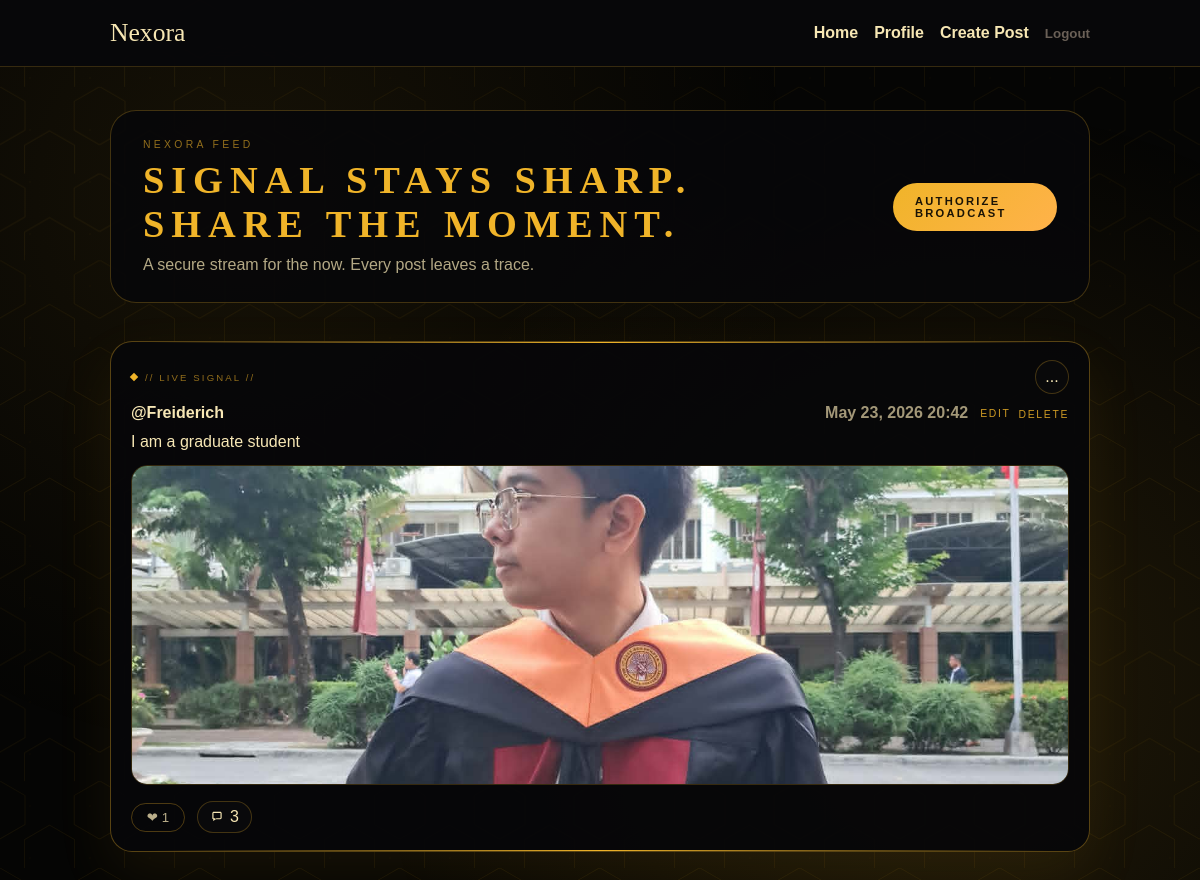
The app's page / (signed in), older data.
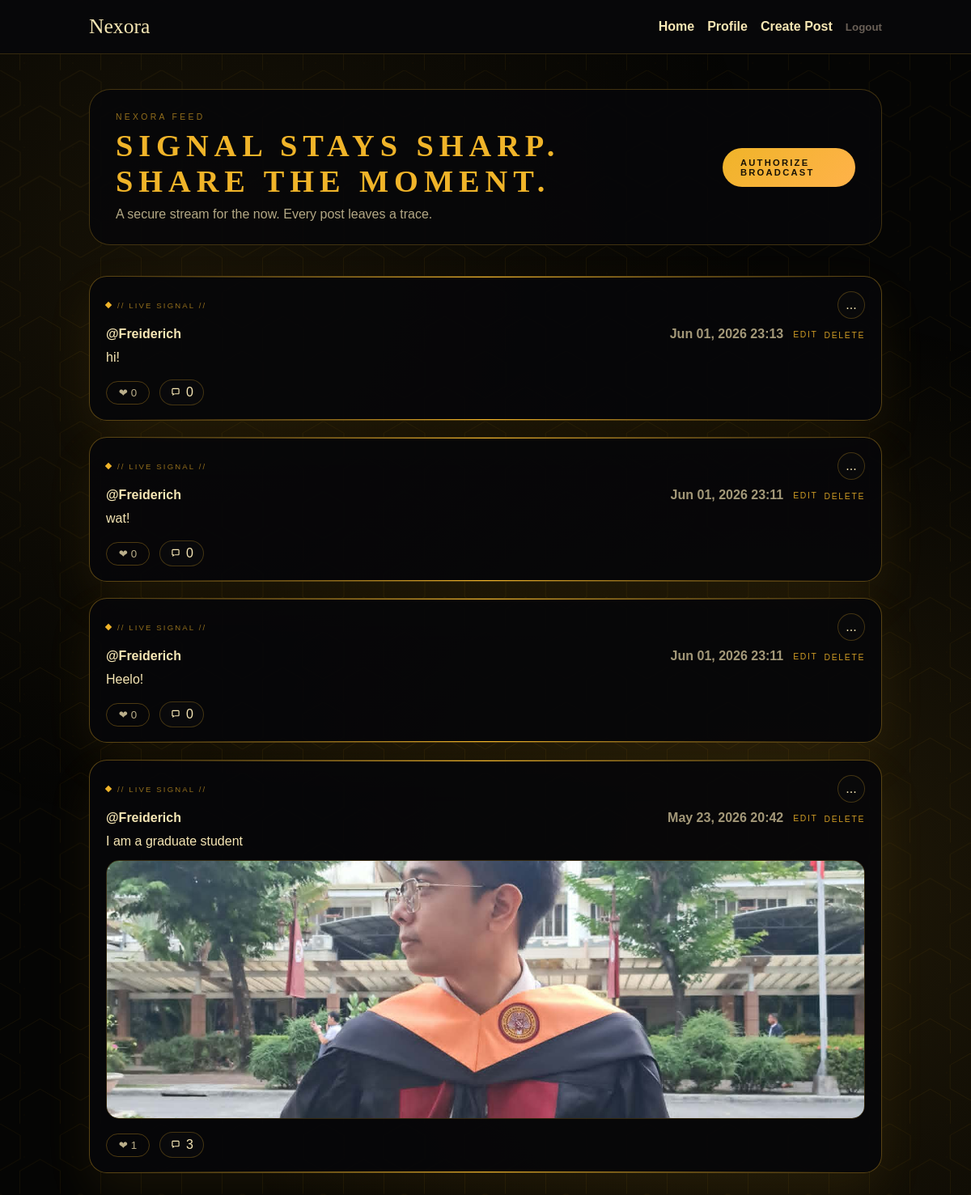
The same page, newer data.
### posts/models.py (models this page shows, shortened)
class Post(models.Model):
    VISIBILITY_PUBLIC = "public"
    VISIBILITY_UNLISTED = "unlisted"
    VISIBILITY_PRIVATE = "private"
    VISIBILITY_CHOICES = [
        (VISIBILITY_PUBLIC, "Public"),
        (VISIBILITY_UNLISTED, "Unlisted"),
        (VISIBILITY_PRIVATE, "Private"),
    ]
    author = models.ForeignKey(
        settings.AUTH_USER_MODEL, on_delete=models.CASCADE, related_name="posts"
    )
    content = models.TextField()
    image = models.ImageField(upload_to="posts/", blank=True, null=True)
    visibility = models.CharField(
        max_length=16, choices=VISIBILITY_CHOICES, default=VISIBILITY_PUBLIC
    )
    created_at = models.DateTimeField(auto_now_add=True)
    updated_at = models.DateTimeField(auto_now=True)
    class Meta:
        ordering = ["-created_at"]

### posts/views.py (the view)
# urls.py: 2. Add a URL to urlpatterns:  path('', views.home, name='home')
def home(request):
    if not request.user.is_authenticated:
        return render(request, "posts/landing.html")
    comment_qs = Comment.objects.select_related("author", "author__profile")
    posts = (
        Post.objects.select_related("author", "author__profile")
        .prefetch_related(Prefetch("comments", queryset=comment_qs), "likes")
        .exclude(visibility=Post.VISIBILITY_PRIVATE)
        .order_by("-created_at")
        .annotate(
            likes_count=Count("likes"),
            reactions_count=Count("reactions"),
            reaction_love_count=Count("reactions", filter=Q(reactions__kind="love")),
            reaction_laugh_count=Count("reactions", filter=Q(reactions__kind="laugh")),
            reaction_wow_count=Count("reactions", filter=Q(reactions__kind="wow")),
            reaction_sad_count=Count("reactions", filter=Q(reactions__kind="sad")),
            reaction_fire_count=Count("reactions", filter=Q(reactions__kind="fire")),
        )
    )
    return render(request, "posts/home.html", {"posts": posts})

### templates/posts/home.html (shortened to what this page needs)
{% extends "base.html" %}
{% load static %}
{% block extra_css %}
  <link rel="stylesheet" href="{% static 'css/register.css' %}" />
  <link rel="stylesheet" href="{% static 'css/home.css' %}" />
{% endblock %}
{% block body_class %}home-body{% endblock %}
{% block main_class %}home-terminal{% endblock %}
{% block content %}
  <div class="terminal-hex">
  </div>
  <section class="home-hero">
    <div>
      <p class="home-eyebrow">Nexora Feed</p>
      <h1 class="home-title">Signal stays sharp. Share the moment.</h1>
      <p class="home-subtitle">A secure stream for the now. Every post leaves a trace.</p>
    </div>
    {% if user.is_authenticated %}
      <a class="primary" href="{% url 'post_create' %}">Authorize Broadcast</a>
    {% else %}
      <a class="primary" href="{% url 'register' %}">Request Access</a>
    {% endif %}
  </section>
  <section class="feed home-feed">
    {% for post in posts %}
      {% with post_visibility=post.get_visibility_display %}
        <article class="card terminal-card home-card">
          <div class="home-card-top">
            <div class="home-card-label">// Live Signal //</div>
            <div class="post-menu-wrap">
              <button class="post-menu-toggle" type="button" aria-label="Post options" aria-expanded="false">...</button>
          </div>
        </div>
          <div class="card-header">
            <a href="{% url 'profile' username=post.author.username %}">@{{ post.author.username }}</a>
            <div class="post-meta-actions">
              <span class="muted" data-post-created>{{ post.created_at|date:"M d, Y H:i" }}</span>
              {% if user == post.author %}
                <div class="post-owner-actions">
                  <button
                    type="button"
                    class="link-button"
                    data-post-edit
                    data-post-edit-url="{% url 'post_update' post_id=post.id %}"
                  >
                    Edit
                  </button>
                  <form method="post" action="{% url 'post_delete' post_id=post.id %}">
                    <button type="submit" class="link-button">Delete</button>
                  </form>
                </div>
              {% endif %}
            </div>
          </div>
          <a class="post-link" href="{% url 'post_detail' post_id=post.id %}">
            <p data-post-content>{{ post.content }}</p>
          {% if post.image %}
            <img class="post-image" src="{{ post.image.url }}" alt="Post image" />
          {% endif %}
          </a>
          <div class="post-actions">
            <form method="post" action="{% url 'toggle_like' post_id=post.id %}">
              <button type="submit" class="ghost reaction-main" data-like-count>❤ {{ post.likes_count }}</button>
            </form>
            <a
              class="comment-action"
              href="#comment-form-{{ post.id }}"
              aria-label="Comments"
              data-comment-toggle
              data-comment-target="comment-form-{{ post.id }}"
            >
              <svg viewBox="0 0 24 24" aria-hidden="true" focusable="false">
                <path d="M4 5.5C4 4.12 5.12 3 6.5 3h11C18.88 3 20 4.12 20 5.5v8c0 1.38-1.12 2.5-2.5 2.5H10l-4.5 3v-3.5C4.62 15.5 4 14.88 4 14V5.5Zm2 0V14h3v1.3L11.1 14H17.5c.28 0 .5-.22.5-.5v-8c0-.28-.22-.5-.5-.5h-11c-.28 0-.5.22-.5.5Z" fill="currentColor"/>
              </svg>
              {{ post.comments.count }}
            </a>
          </div>
        </article>
      {% endwith %}
    {% empty %}
      <p class="muted">No posts yet. Be the first to share something.</p>
    {% endfor %}
  </section>
{% endblock %}

### templates/base.html (shortened to what this page needs)
{% load static %}
<!DOCTYPE html>
<html lang="en">
  <head>
    <link rel="stylesheet" href="{% static 'css/base.css' %}" />
    <link rel="stylesheet" href="{% static 'css/layout.css' %}" />
    <link rel="stylesheet" href="{% static 'css/components.css' %}" />
    <link rel="stylesheet" href="{% static 'css/pages.css' %}" />
    {% block extra_css %}{% endblock %}
  </head>
  <body class="{% block body_class %}{% endblock %}">
    <header class="site-header">
      <div class="container nav">
        <a class="logo" href="{% url 'home' %}">Nexora</a>
        <nav class="menu">
          <a href="{% url 'home' %}">Home</a>
          {% if user.is_authenticated %}
            <a href="{% url 'profile' username=user.username %}">Profile</a>
            <a href="{% url 'post_create' %}">Create Post</a>
            <form class="inline" method="post" action="{% url 'logout' %}">
              <button type="submit" class="link-button">Logout</button>
            </form>
          {% else %}
            <a href="{% url 'login' %}">Login</a>
            <a href="{% url 'register' %}">Register</a>
          {% endif %}
        </nav>
      </div>
    </header>
    <main class="container {% block main_class %}{% endblock %}">
      {% block content %}{% endblock %}
    </main>
  </body>
</html>

### static/css/base.css (style rules this page uses)
:root { --bg: #f6f1ea; --bg-accent: #f1e7da; --surface: #ffffff; --ink: #1f1b16; --muted: #6a6057; --primary: #c96f3b; --primary-dark: #9d552d; --border: #e6d7c8; --shadow: 0 20px 50px rgba(40, 30, 20, 0.08); --radius: 18px; --max-width: 980px; --font-display: "Playfair Display", "Georgia", serif; --font-body: "Source Sans 3", "Arial", sans-serif; }
* { box-sizing: border-box; }
body { margin: 0; font-family: var(--font-body); color: var(--ink); background: radial-gradient(circle at top, var(--bg-accent), var(--bg)); min-height: 100vh; }
a { color: inherit; text-decoration: none; }
img { max-width: 100%; display: block; border-radius: 14px; }
.container { width: min(100% - 32px, var(--max-width)); margin: 0 auto; }
.muted { color: var(--muted); }
.inline { display: inline; }
button { border: none; cursor: pointer; font-family: inherit; }
.primary { background: var(--primary); color: #fff; padding: 10px 18px; border-radius: 999px; font-weight: 600; }
.ghost, .link-button { background: transparent; color: var(--muted); padding: 6px 10px; border-radius: 999px; }
.link-button { padding: 0; }

### static/css/layout.css (style rules this page uses)
.site-header { position: sticky; top: 0; z-index: 10; background: rgba(246, 241, 234, 0.85); backdrop-filter: blur(12px); border-bottom: 1px solid var(--border); }
.nav { display: flex; align-items: center; justify-content: space-between; padding: 18px 0; }
.logo { font-family: var(--font-display); font-size: 1.6rem; }
.menu { display: flex; gap: 16px; align-items: center; flex-wrap: wrap; }
.menu a, .menu .link-button { font-weight: 600; color: var(--muted); }
main { padding: 32px 0 60px; }

### static/css/components.css (style rules this page uses)
.feed { display: grid; gap: 20px; }
.card { background: var(--surface); padding: 22px; border-radius: var(--radius); box-shadow: var(--shadow); border: 1px solid rgba(255, 255, 255, 0.6); animation: rise 0.4s ease both; }
.card-header { display: flex; justify-content: space-between; margin-bottom: 12px; font-weight: 600; }
.post-image { margin-top: 12px; border-radius: 16px; }
.post-link { display: block; color: inherit; text-decoration: none; }
.post-image { width: 100%; max-height: 420px; object-fit: cover; object-position: center; }

### static/css/register.css (style rules this page uses)
.register-body, .login-body, .home-body, .landing-body { background: #050505; position: relative; overflow-x: hidden; }
.register-body::before, .register-body::after, .login-body::before, .login-body::after, .home-body::before, .home-body::after, .landing-body::before, .landing-body::after { content: ""; position: fixed; inset: 0; pointer-events: none; }
.register-body::before, .login-body::before, .home-body::before, .landing-body::before { background: #050505; z-index: 0; opacity: 0; animation: bgFade 0.45s ease forwards; }
.register-body::after, .login-body::after, .home-body::after, .landing-body::after { background-image: radial-gradient(#f0b4291a 1px, transparent 1px); background-size: 60px 52px; opacity: 0.2; z-index: 1; animation: gridFade 0.65s ease 0.05s both; }
.register-body main.container, .login-body main.container, .home-body main.container, .landing-body main.container { width: 100%; max-width: none; }
.register-body .site-header, .register-body .menu a, .register-body .logo, .login-body .site-header, .login-body .menu a, .login-body .logo, .home-body .site-header, .home-body .menu a, .home-body .logo, .landing-body .site-header, .landing-body .menu a, .landing-body .logo { background: transparent; color: #f7e7b5; }
.register-body .site-header, .login-body .site-header, .home-body .site-header, .landing-body .site-header { border-bottom: 1px solid rgba(240, 180, 41, 0.2); position: relative; z-index: 3; }
.terminal-hex { position: fixed; inset: 0; opacity: 0.08; z-index: 0; pointer-events: none; animation: hexFade 0.7s ease 0.1s both; }
.terminal-card { width: min(100%, 460px); background: rgba(7, 7, 9, 0.92); border: 1px solid rgba(240, 180, 41, 0.35); border-radius: 24px; padding: 32px 28px 28px; position: relative; box-shadow: 0 24px 60px rgba(240, 180, 41, 0.1); animation: cardIntro 0.6s ease 0.15s both; will-change: transform, opacity; }
.terminal-card::before, .terminal-card::after { content: ""; position: absolute; height: 1px; left: 40px; right: 40px; background: linear-gradient(90deg, transparent, #f0b429, transparent); }
.terminal-card::before { top: 0; }
.terminal-card::after { bottom: 0; }

Row changes from the older to the newer data that the page shows:
added Post: author.username "Freiderich", created_at "Jun 01, 2026 23:13", shows "EDIT", content "hi!", likes_count "0", comments.count "0"
added Post: author.username "Freiderich", created_at "Jun 01, 2026 23:11", shows "EDIT", content "wat!", likes_count "0", comments.count "0"
added Post: author.username "Freiderich", created_at "Jun 01, 2026 23:11", shows "EDIT", content "Heelo!", likes_count "0", comments.count "0"
